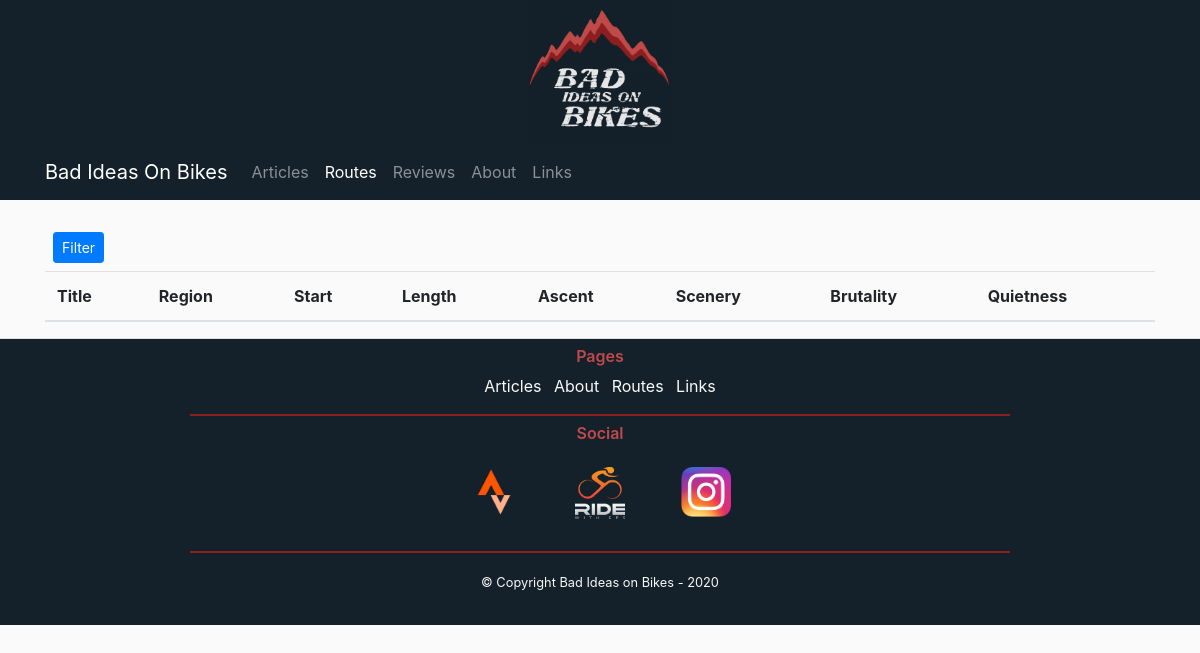
Page /routes on the earlier database version.
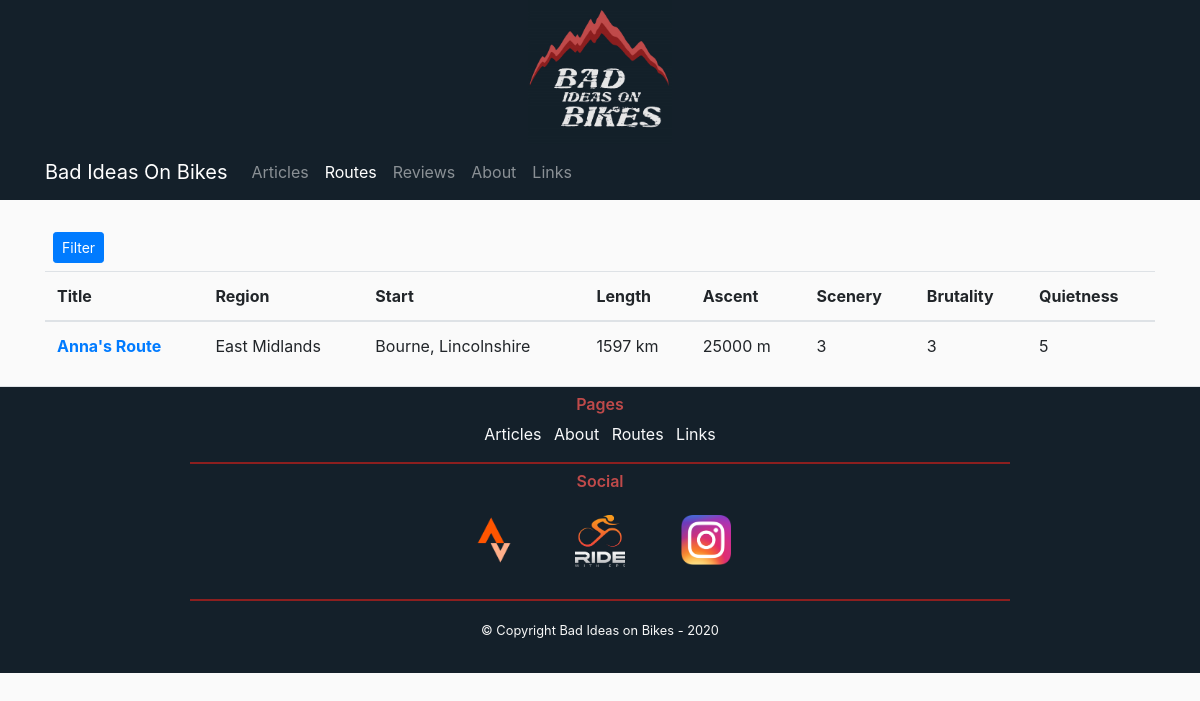
Same page on the later database version.
### flaskbiob/models.py (models this page shows, shortened)
class Routes(db.Model):
    id = db.Column(db.Integer, primary_key=True)
    title = db.Column(db.String(100), nullable=False)
    region = db.Column(db.String(100), nullable=False)
    starting_location = db.Column(db.String(100), nullable=False)
    starting_coordinates = db.Column(db.String(100), nullable=False)
    length = db.Column(db.Integer, nullable=False)
    ascent = db.Column(db.Integer, nullable=False)
    scenery = db.Column(db.Integer, nullable=False)
    brutality = db.Column(db.Integer, nullable=False)
    quietness = db.Column(db.Integer, nullable=False)
    description = db.Column(db.Text, nullable=False)
    link = db.Column(db.String(100), nullable=False)
    post = db.Column(db.Integer, db.ForeignKey("posts.id"), nullable=True)
    user = db.Column(db.Integer, db.ForeignKey("users.id"), nullable=False)

### flaskbiob/routes/routes.py (the view, shortened to what this page needs)
@routes.route("/routes", methods=["GET", "POST"])
def routesPage():
    form = RouteFilterForm()
    query = Routes.query
    my_routes = Routes.query.all()
    return render_template("Routes.html", my_routes=my_routes, form=form, filtered=False)

### flaskbiob/templates/Routes.html (shortened to what this page needs)
{% extends "BASE.html" %}
{% block content %}
    <div class="row">
        <div class="col-md-12">
            <button class="btn btn-primary btn-sm m-2" type="button" data-toggle="collapse" data-target="#collapsefilters" aria-expanded="false" aria-controls="collapsefilters">
                Filter
            </button>
        </div>
        <div class="col-md-12">
            <table class="table">
                <thead>
                    <tr>
                        <th scope="col">Title</th>
                        <th scope="col">Region</th>
                        <th scope="col">Start</th>
                        <th scope="col">Length</th>
                        <th scope="col">Ascent</th>
                        <th scope="col">Scenery</th>
                        <th scope="col">Brutality</th>
                        <th scope="col">Quietness</th>
                    </tr>
                </thead>
                <tbody>
                {% for route in my_routes %}
                    <tr>
                        <th scope="row"><a href="{{ url_for('posts.postPage', post_id=route.post) }}">{{ route.title }}</a></th>
                        <td>{{ route.region }}</td>
                        <td>{{ route.starting_location }}</td>
                        <td>{{ route.length }} km</td>
                        <td>{{ route.ascent }} m</td>
                        <td>{{ route.scenery }}</td>
                        <td>{{ route.brutality }}</td>
                        <td>{{ route.quietness }}</td>
                    </tr>
                {% endfor %}
                </tbody>
            </table>
        </div>
    </div>
{% endblock content %}

Differences in the rows shown:
added Routes: title "Anna's Route", region "East Midlands", starting_location "Bourne, Lincolnshire", length "1597", ascent "25000", scenery "3", brutality "3", quietness "5"
